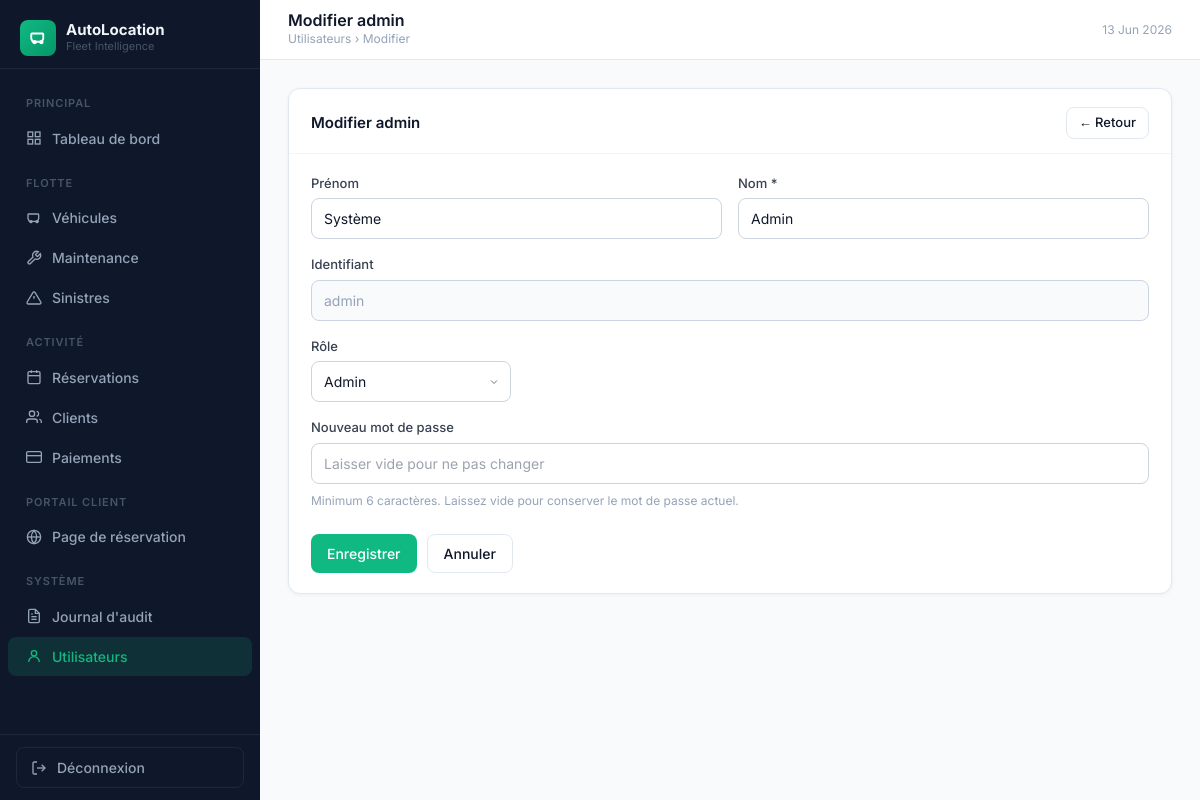
The page /?page=users/edit&id=1 (signed in) on the database as committed earlier.
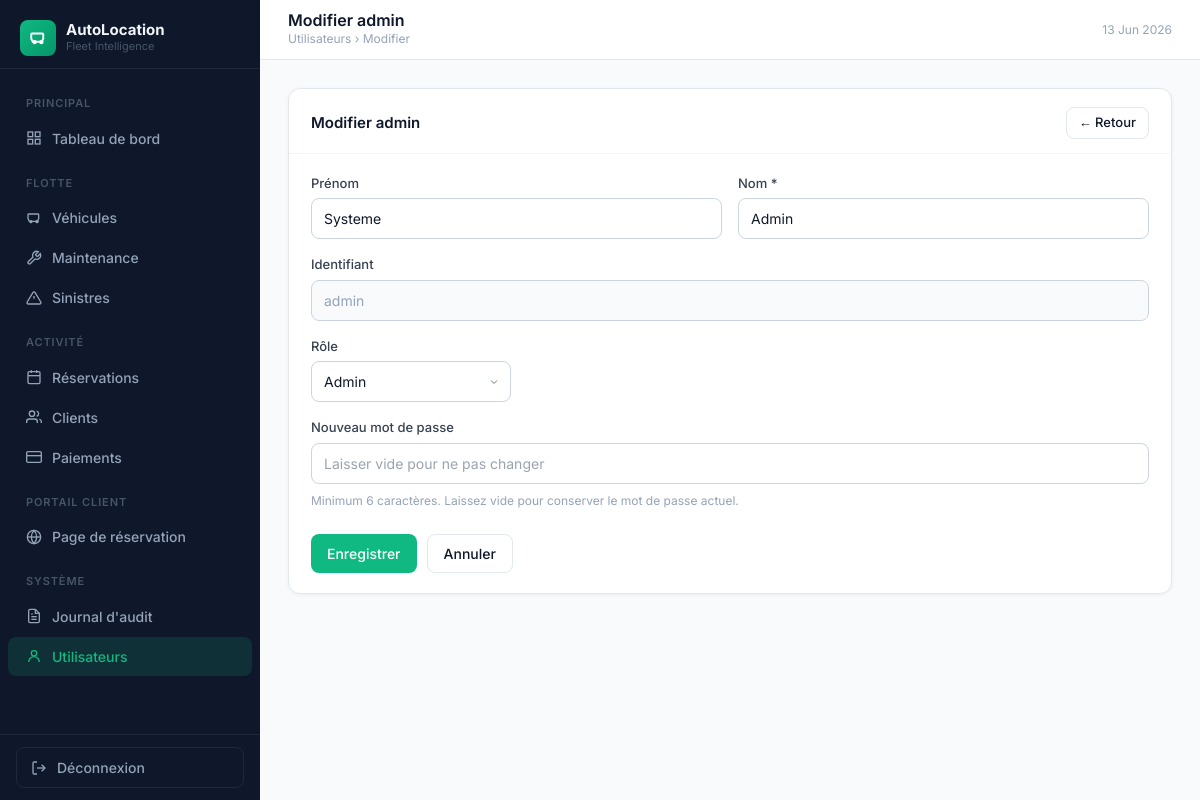
The same page on the database as committed later.
### tables this page shows
CREATE TABLE IF NOT EXISTS `users` (
  `id`         INT AUTO_INCREMENT PRIMARY KEY,
  `nom`        VARCHAR(100) NOT NULL,
  `prenom`     VARCHAR(100) NOT NULL,
  `username`   VARCHAR(50)  NOT NULL UNIQUE,
  `password`   VARCHAR(255) NOT NULL,
  `role`       ENUM('admin','operateur') DEFAULT 'operateur',
  `created_at` TIMESTAMP DEFAULT CURRENT_TIMESTAMP
);

### app/Core/Controller.php (called while the page is built, shortened)
<?php
abstract class Controller
{
    protected string $layout = 'admin';
    protected function view(string $template, array $viewData = []): void
    {
        extract($viewData);
        $tplFile = APP_PATH . '/views/' . $template . '.php';
        require $tplFile;
        $content = ob_get_clean();
        $layoutFile = APP_PATH . '/views/layouts/' . $this->layout . '.php';
        require $layoutFile;
    }
    protected function query(string $key, mixed $default = ''): mixed
    {
        return $_GET[$key] ?? $default;
    }
}

### app/Controllers/UserController.php (called while the page is built, shortened)
<?php
class UserController extends Controller
{
    private User     $userModel;
    public function __construct(\PDO $db)
    {
        $this->userModel  = new User($db);
    }
    public function edit(): void
    {
        $id   = (int)$this->query('id');
        $user = $this->userModel->find($id);
        $data   = $user;
        $this->view('users/edit', compact('errors', 'data', 'id'));
    }
}

### app/Core/Router.php (called while the page is built, shortened)
<?php
class Router
{
    private array $routes = [];
    public function add(string $method, string $page, string $controller, string $action): void
    {
        $this->routes[strtoupper($method)][$page] = [$controller, $action];
    }
    public function dispatch(\PDO $db): void
    {
        $page   = trim($_GET['page'] ?? '', '/');
        $method = strtoupper($_SERVER['REQUEST_METHOD']);
        $handler = $this->routes[$method][$page]
                ?? $this->routes['GET'][$page]
                ?? null;
        [$controllerClass, $action] = $handler;
        $controller = new $controllerClass($db);
        $controller->$action();
    }
}

### index.php (called while the page is built, shortened)
<?php
require_once __DIR__ . '/config/database.php';
spl_autoload_register(function (string $class): void {
    $file = APP_PATH . '/app/' . str_replace('\\', '/', substr($class, 4)) . '.php';
});
$db = (new Database())->getConnection();
$router = new App\Core\Router();
$router->dispatch($db);

### app/Core/Model.php (called while the page is built, shortened)
<?php
abstract class Model
{
    protected \PDO $db;
    protected string $table  = '';
    protected string $pk     = 'id';
    public function __construct(\PDO $db)
    {
        $this->db = $db;
    }
    public function find(int $id): ?array
    {
        $stmt = $this->db->prepare("SELECT * FROM `{$this->table}` WHERE `{$this->pk}` = ? LIMIT 1");
        $stmt->execute([$id]);
        return $stmt->fetch() ?: null;
    }
}

### config/database.php (called while the page is built, shortened)
<?php
function h(mixed $v): string { return htmlspecialchars((string)$v, ENT_QUOTES, 'UTF-8'); }

### views/users/edit.php (the view, shortened to what the changed rows need)
<?php $pageTitle = 'Modifier '.$data['username']; $pageBreadcrumb = 'Utilisateurs › Modifier'; ?>
<div class="card">
  <div class="card-header">
    <span class="card-title">Modifier <?= h($data['username']) ?></span>
    <a href="<?= BASE_URL ?>/?page=users" class="btn btn-outline btn-sm">← Retour</a>
  </div>
  <div class="card-body">
    <form method="POST">
      <div class="form-grid-2" style="margin-bottom:16px;">
        <div><label class="form-label">Prénom</label><input type="text" name="prenom" class="form-control" value="<?= h($data['prenom']??'') ?>"></div>
        <div><label class="form-label">Nom *</label><input type="text" name="nom" class="form-control" value="<?= h($data['nom']) ?>" required></div>
      </div>
      <div style="margin-bottom:16px;">
        <label class="form-label">Identifiant</label>
        <input type="text" class="form-control" value="<?= h($data['username']) ?>" disabled style="background:#f8fafc;color:#94a3b8;">
      </div>
      <div style="margin-bottom:16px;"><label class="form-label">Rôle</label>
        <select name="role" class="form-control" style="max-width:200px;">
          <?php foreach(['operateur','admin'] as $r): ?>
          <option value="<?= $r ?>" <?= ($data['role']??'')===$r?'selected':'' ?>><?= ucfirst($r) ?></option>
          <?php endforeach; ?>
        </select>
      </div>
    </form>
  </div>
</div>

### views/layouts/admin.php (shortened to what the changed rows need)
<!DOCTYPE html>
<html lang="fr">
<head>
  <script src="https://cdn.tailwindcss.com"></script>
</head>
<body>
<div class="main-content">
  <header class="topbar">
    <div style="display:flex;align-items:center;gap:14px;">
      <div>
        <h1 style="font-size:16px;font-weight:600;color:#0f172a;line-height:1.2;"><?= $pageTitle ?? 'Tableau de bord' ?></h1>
        <?php if (!empty($pageBreadcrumb)): ?>
        <div style="font-size:12px;color:#94a3b8;"><?= $pageBreadcrumb ?></div>
        <?php endif; ?>
      </div>
    </div>
  </header>
  <div class="page-body">
    <?= $content ?>
  </div>
</div>
</body>
</html>

Rows that differ between the two databases and show on the page:
changed users "Modifier admin": prenom "Système" → "Systeme"
